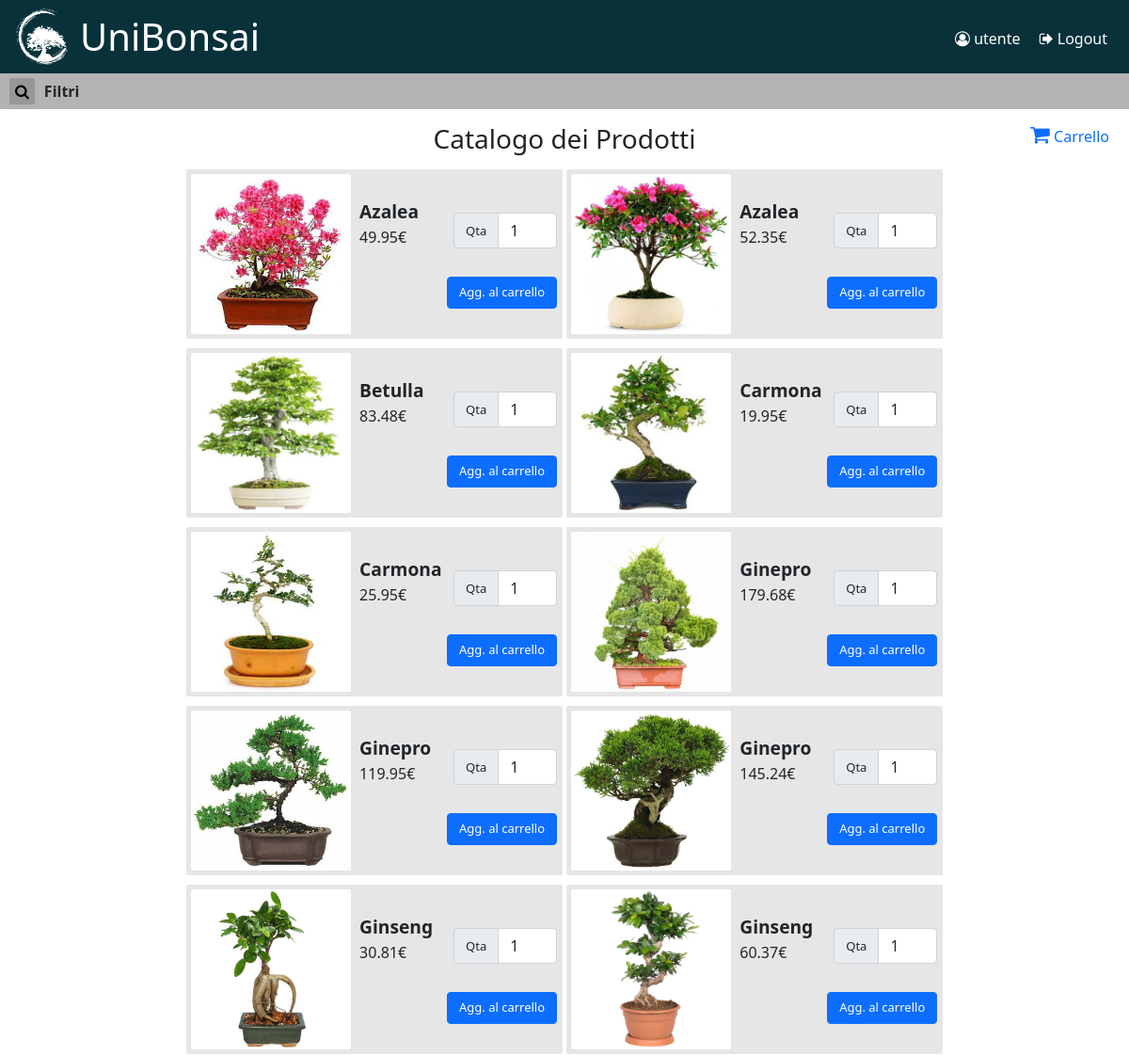
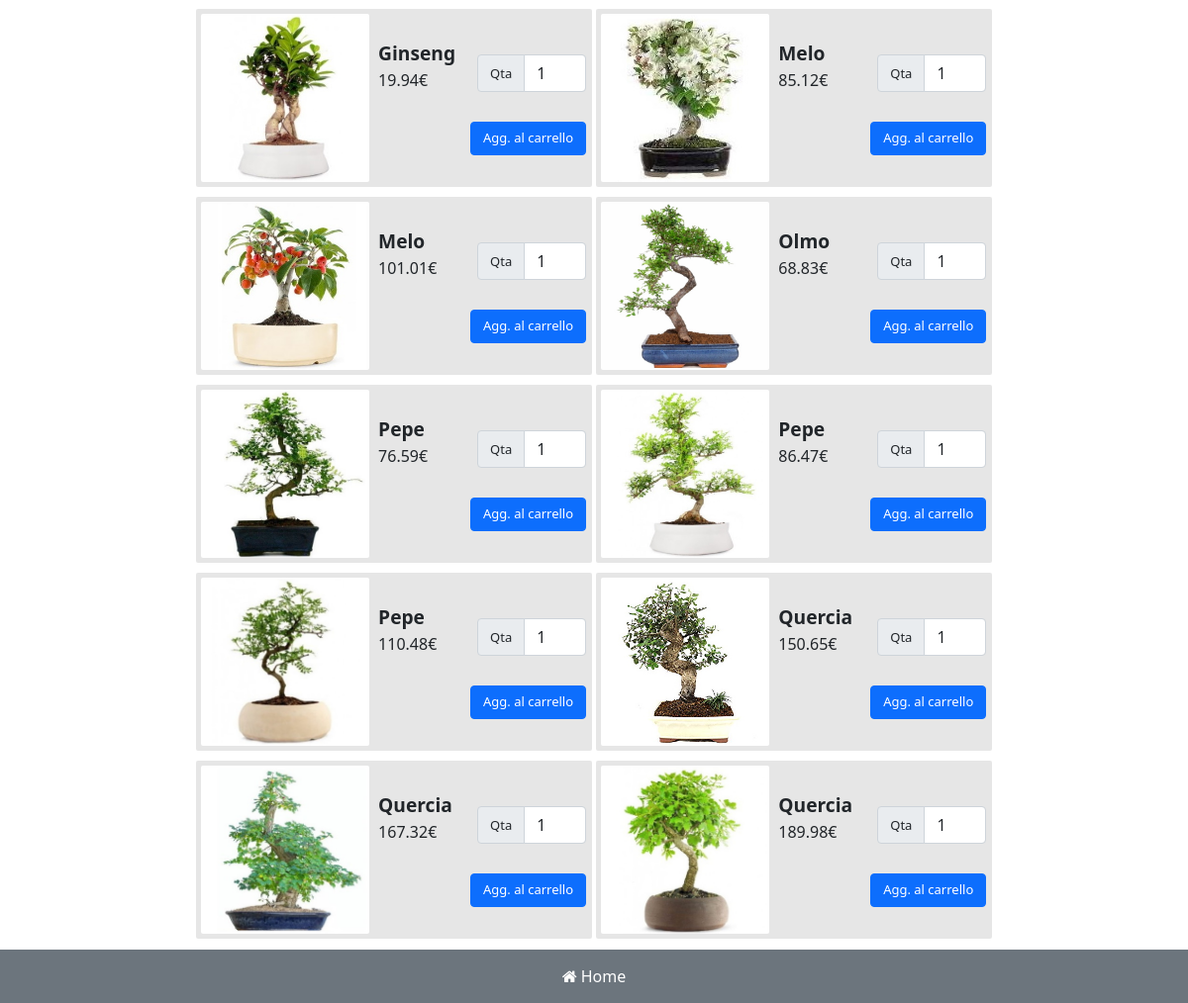
Page /index.php (signed in) on the committed database (2 pictures, top to bottom).
### tables this page shows
CREATE TABLE `products` (
  `id` int(11) NOT NULL,
  `name` varchar(30) NOT NULL,
  `price` float NOT NULL,
  `shape` varchar(20) NOT NULL,
  `size` varchar(10) NOT NULL,
  `path` varchar(70) NOT NULL
);

### src/configure.php (called while the page is built, shortened)
<?php
require "./src/database/DB.class.php";
$db = new DB();
function get_include_contents(string $file) {
	if (is_file($file)) {
		extract($GLOBALS, EXTR_REFS);
		include $file;
		return ob_get_clean();
	}
	throw new ErrorException("$file not found");
}
function generate_filters() {
	$filter1 = [
		[ "active" => false, "name" => "Tondeggiante" ],
		[ "active" => false, "name" => "Squadrato" ]
	];
	$filter2 = [
		[ "active" => false, "name" => "Piccolo" ],
		[ "active" => false, "name" => "Medio" ],
		[ "active" => false, "name" => "Grande" ]
	];
	return [
		"shape" => [ "values" => $filter1, "name" => "Forma" ],
		"size" =>  [ "values" => $filter2, "name" => "Misura" ]
	];
}
?>

### src/catalogo/controller.php (called while the page is built, shortened)
<?php
	switch ($vars["mode"]) {
		case "show":
			$vars["products"] = $db->getProducts();
			$vars["filters"] = generate_filters();
			$content = get_include_contents("./src/catalogo/view.php");
			break;
	}
	$vars["body"] = $content;
?>

### index.php (called while the page is built, shortened)
<?php
	require "./src/configure.php";
	$vars["action"] = isset($_SESSION["uid"]) ? ($_REQUEST["action"] ?? "catalogo") : "user";
	if (isset($_SESSION["uid"])) {
		$vars["mode"] = $_REQUEST["mode"] ?? "show";
	} else if (isset($_REQUEST["mode"]) && $_REQUEST["mode"] == "subscribe") {
		$vars["mode"] = "subscribe";
	} else {
		$vars["mode"] = "login";
	}
	if (isset($_SESSION["uid"])) {
		$UID = $_SESSION["uid"];
		$vars["user"] = $db->getUsernameById($UID);
		$vars["isVendor"] = $db->isVendor($UID);
	}
	switch ($vars["action"]) {
		case "catalogo":
			require "./src/catalogo/controller.php";
			break;
	}
	require "./src/templates/template.php";
?>

### src/database/DB.class.php (called while the page is built, shortened)
<?php
class DB {
	private $connection;
	public function __construct() {
		$this->connection = new mysqli("127.0.0.1", "unibonsai", "unibonsai1!", "unibonsai");
	}
	private function query($statement, $vars = [], $types = "") {
		$q = $this->connection->prepare($statement);
		if ($vars && $types)
			$q->bind_param($types, ...$vars);
		$q->execute();
		if ($res = $q->get_result())
			return $res->fetch_all(MYSQLI_ASSOC);
	}
	public function getProducts($ids = null) {
		$query = "SELECT id, name, price, shape, size, path FROM products";
		if ($ids === null) {
			return $this->query($query);
		} else if (empty($ids)) {
			return [];
		} else {
			$query .= " WHERE id IN ". get_in_params($ids);
			return $this->query($query, $ids, str_repeat("i", count($ids))) ?: [];
		}
	}
}
?>

### src/catalogo/list.php (the view, shortened to what this page needs)
<div id="product-list">
	<?php foreach ($vars["products"] as $product) : ?>
	<div class="product-card">
		<div class="product-img">
			<img src="<?php echo IMG_PATH.$product["path"] ?>"
				alt="<?php echo $product["name"] . "-" . $product["size"] . "-" . $product["shape"] ?>"/>
		</div>
		<div class="product-info">
			<div class="d-flex justify-content-between align-items-center">
				<div>
					<p class="bold"><?php echo ucfirst($product["name"]) ?></p>
					<p><?php echo $product["price"] ?>&euro;</p>
				</div>
				<?php if (!$vars["isVendor"]): ?>
				<div class="input-group line">
					<label class="input-group-text"
						for="qty-<?php echo $product["id"] ?>">Qta</label>
					<input class="form-control add-quantity" type="number" name="quantity" min="1" value="1"
						id="qty-<?php echo $product["id"] ?>" />
				</div>
				<?php endif  ?>
			</div>
			<div>
				<?php if ($vars["isVendor"]): ?>
				<a class="btn btn-primary" title="modifica"
					href="?action=catalogo&mode=update&id=<?php echo $product["id"] ?>">Modifica</a>
				<?php else: ?>
				<button class="btn btn-primary add-to-cart" id="prod-<?php echo $product["id"] ?>" title="aggiungi al carrello">
					<span class="button-text">Agg. al carrello</span>
				</button>
				<?php endif ?>
			</div>
		</div>
	</div>
	<?php endforeach ?>
</div>

### src/catalogo/view.php (shortened to what this page needs)
<?php echo get_include_contents("./src/templates/header.php") ?>
<main>
	<div id="filter">
		<div>
			<button title="Filtri" class="icon" id="search-button"><span class="fa fa-search"></span></button>
		</div>
		<div>
			<span class="bold">Filtri</span>
		</div>
	</div>
	<section>
		<div id="sec-header">
			<h3>Catalogo dei Prodotti</h3>
			<div>
				<?php if($vars["isVendor"]): ?>
				<a href="?action=catalogo&mode=add" id="add" title="Aggiungi">
					<span class="fa fa-plus"></span>
				</a>
				<?php else: ?>
				<a href="?action=catalogo&mode=cart" id="cart" title="Carrello">
					<span class="fa fa-shopping-cart"></span>
				</a>
				<?php endif ?>
			</div>
		</div>
		<?php echo get_include_contents("./src/catalogo/list.php") ?>
	</section>
</main>

### src/templates/header.php (shortened to what this page needs)
<header>
	<nav class="flex-container">
		<div class="flex-1">
			<img id="logo-img" src="./img/logo-bianco.png" alt="">
			<h1><a href="index.php" title="home">UniBonsai</a></h1>
		</div>
		<div class="flex-2">
			<ul id="menu">
				<li>
					<a href="?action=user&mode=profile" title="profilo">
						<span class="fa fa-user-circle-o"></span> <?php echo $vars["user"]?>
					</a>
				</li>
				<li>
					<a href="?action=user&mode=logout" title="logout">
						<span class="fa fa-sign-out"></span> Logout
					</a>
				</li>
			</ul>
		</div>
	</nav>
</header>

### src/templates/template.php (shortened to what this page needs)
<!DOCTYPE html>
<html lang="it">
<head>
	<link rel="stylesheet" href="./style/style.css" />
	<link rel="stylesheet" href="./style/navbar.css" />
	<link rel="stylesheet" href="./style/sidebar.css" />
	<link rel="stylesheet" href="./style/main.css" />
	<link rel="stylesheet" href="./style/cart.css" />
	<link rel="stylesheet" href="https://cdn.jsdelivr.net/npm/bootstrap@5.1.3/dist/css/bootstrap.min.css" />
	<link rel="stylesheet" href="https://cdnjs.cloudflare.com/ajax/libs/font-awesome/4.7.0/css/font-awesome.min.css">
</head>
<body>
	<?php echo $vars["body"] ?>
<footer>
	<div class="text-center bg-secondary">
		<a href="#top" title="Torna ad inizio pagina"><span class="fa fa-home"></span> Home</a>
	</div>
</footer>
</body>
</html>

### style/style.css (style rules this page uses)
body { position: relative; min-height: 100vh; }
footer { position: absolute; left: 0; bottom: 0; width: 100%; text-align: center; }
footer > div { padding: 15px 0; }
a { text-decoration: none !important; }
h1 { margin: 0 !important; }
button.icon { margin: 0; padding: 0; border: none; background-color: inherit; }
.bold { font-weight: bold; }

### style/navbar.css (style rules this page uses)
header { background-color: #08313a; padding: 7px 15px; text-align: center; }
header a, header a:hover, footer a { color: white; }
nav li a, footer a { padding: 5px 8px; border-radius: 2px; }
img#logo-img { display: none; }
ul#menu li { display: inline; }
ul#menu { margin: 0; padding: 0; display: none; }
nav.flex-container { padding: 0; display: flex; flex-direction: column; vertical-align: middle; }
div.flex-1 { flex: 100%; display: flex; justify-content: space-between; }
div.flex-2 { flex: 100%; display: flex; justify-content: center; padding-top: 4px; }
@media screen and (min-width: 768px) { nav { padding: 5px; } }
@media screen and (min-width: 768px) { img#logo-img { display: block; width: 60px; margin: 2px 10px 2px 0; } }
@media screen and (min-width: 768px) { ul#menu { display: block !important; text-align: right; } }
@media screen and (min-width: 768px) { nav.flex-container { flex-direction: row; } }
@media screen and (min-width: 768px) { div.flex-1 { flex: 55%; align-items: center; justify-content: start; } }
@media screen and (min-width: 768px) { div.flex-2 { flex: 45%; align-items: center; justify-content: flex-end; } }

### style/main.css (style rules this page uses)
main { padding-bottom: 55px; }
div#filter { padding: 5px 10px; background-color: rgba(151, 151, 151, 0.726); display: grid; grid-template-columns: min-content auto; align-items: center; }
div#filter button { margin-right: 10px; padding: 2px 6px; border-radius: 2px; color: black; background-color: rgba(151, 151, 151); }
div#filter > div { white-space: nowrap; overflow-y: scroll; -ms-overflow-style: none; scrollbar-width: none; }
div#sec-header { position: relative; text-align: center; }
div#sec-header div { position: absolute; top: 15px; right: 15px; }
div#sec-header a { border-radius: 2px; padding: 4px 6px; }
div#sec-header a#cart > span { font-size: 1.4em; }
main section h3, main section h2 { text-align: center; margin: 0; padding: 15px 0; }
div#product-list { padding: 0 10px; }
div.product-card { margin-bottom: 10px; border-radius: 2px; background-color: rgba(199, 199, 199, 0.452); }
div.product-card div { display: inline-block; vertical-align: middle; }
div.product-img { height: 120px; margin: 5px; }
div.product-img img { max-height: 100%; border-radius: 2px; }
div.product-info { width: calc(100% - 140px); height: 100%; padding-left: 5px; }
div.line { width: 110px !important; display: inline-flex !important; }
div.product-info p { margin: 0; }
div.product-info p:first-of-type { font-size: larger; }
div.product-info div:first-child { margin-bottom: 10px; }
div.product-info div:last-child { float: right; }
div.product-info label, div.product-info a, span.button-text, div.product-info button, button#empty-cart { font-size: small; }
@media screen and (min-width: 768px) { div#product-list { margin: 0 30px; text-align: center; } }
@media screen and (min-width: 768px) { div.product-img { height: 170px; } }
@media screen and (min-width: 768px) { div.product-card { min-width: 400px; text-align: left; } }
@media screen and (min-width: 768px) { div.product-info { width: calc(100% - 190px); padding: 0; } }
@media screen and (min-width: 768px) { div.product-info div:first-child { margin-bottom: 15px; } }
@media screen and (min-width: 768px) { div#product-list div { display: inline-block; } }
@media screen and (min-width: 768px) { div#sec-header a { right: 20px; } }
@media screen and (min-width: 768px) { a#cart:after { content: " Carrello"; } }

### style/cart.css (style rules this page uses)
.add-to-cart { position: relative; overflow: hidden; }

### rows in the picture
products: path (picture), name "Azalea", price "49.95", quantity "1"
products: path (picture), name "Azalea", price "52.35"
products: path (picture), name "Betulla", price "83.48"
products: path (picture), name "Carmona", price "19.95"
products: path (picture), name "Carmona", price "25.95"
products: path (picture), name "Ginepro", price "179.68"
products: path (picture), name "Ginepro", price "119.95"
products: path (picture), name "Ginepro", price "145.24"
products: path (picture), name "Ginseng", price "30.81"
products: path (picture), name "Ginseng", price "60.37"
products: path (picture), name "Ginseng", price "19.94"
products: path (picture), name "Melo", price "85.12"
products: path (picture), name "Melo", price "101.01"
products: path (picture), name "Olmo", price "68.83"
products: path (picture), name "Pepe", price "76.59"
products: path (picture), name "Pepe", price "86.47"
products: path (picture), name "Pepe", price "110.48"
products: path (picture), name "Quercia", price "150.65"
products: path (picture), name "Quercia", price "167.32"
products: path (picture), name "Quercia", price "189.98"

### other values in the picture
$vars["user"] "utente"
